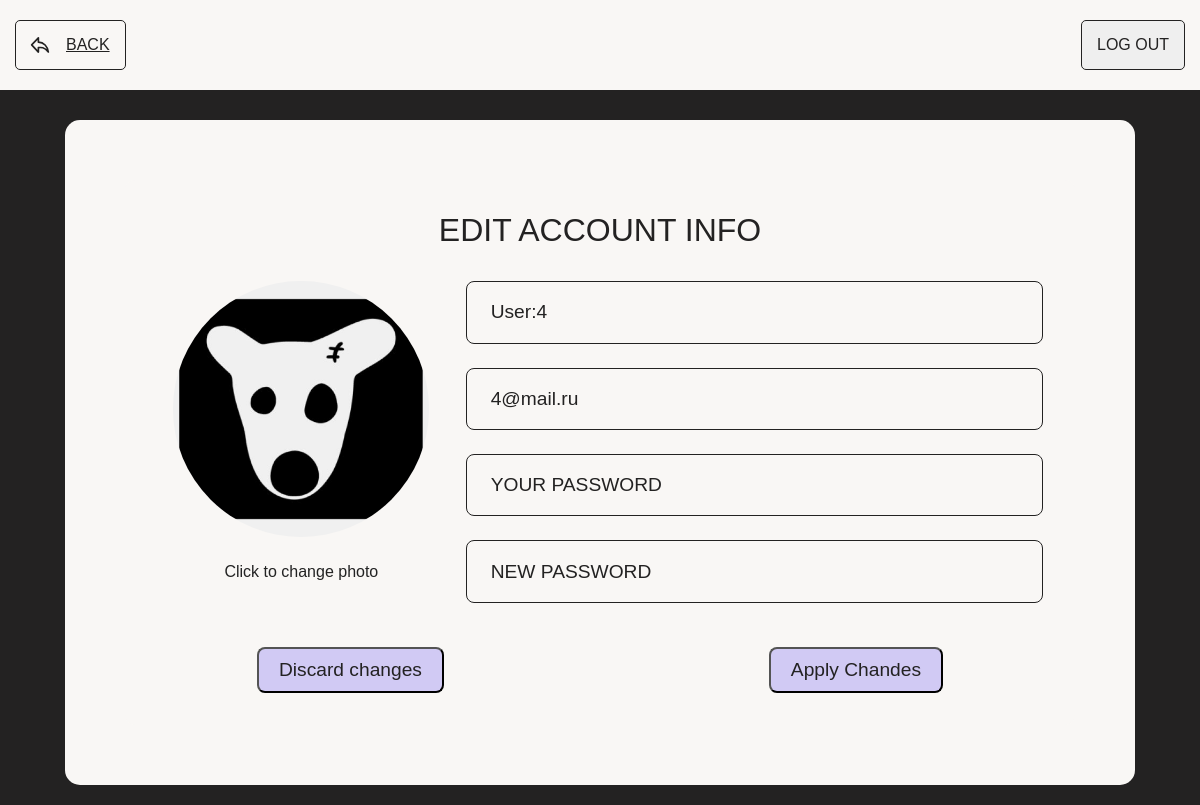
Screenshot of /account/edit (signed in) with the database file from the repository.
### project1/models.py (models this page shows, shortened)
class BaseUser(UserMixin):
    def get_role(self):
        return self.__class__.__name__.lower()

class User(BaseUser, db.Model):
    __tablename__ = 'User'
    id = db.Column(db.Integer, primary_key=True)
    username = db.Column(db.String(20), unique=True, nullable=False)
    email = db.Column(db.String(120), unique=True, nullable=False)
    password_hash = db.Column(db.String(100), nullable=False)
    image_file = db.Column(db.String(20), nullable=False, default='default.jpg')
    date_started = db.Column(db.DateTime)
    date_end = db.Column(db.DateTime)
    lasts = db.Column(db.Integer, default = 5)
    is_blocked = db.Column(db.Boolean(), nullable=False, default=False)

### project1/routes/common.py (the view, shortened to what this page needs)
@common_bp.route('/account/edit', methods = ["GET", "POST"])
@login_required
def edit_account_info():
    form = UpdateAccountForm()
    if request.method == "GET":
        form.email.data = current_user.email
        form.username.data = current_user.username
    return render_template('edit_account.html', title="Изменение данных аккаунта", form = form)

### project1/forms.py (shortened to what this page needs)
class UpdateAccountForm(FlaskForm):
    username = StringField("Username", validators=[
                           DataRequired(), Length(min=2, max=20)],
                          render_kw={"placeholder": "USERNAME", "class": "account-input"})
    email = StringField("Email", validators=[DataRequired(), Email()],
                         render_kw={"placeholder": "EMAIL ADDRESS", "class": "account-input"})
    password = StringField("PASSWORD", validators=[],
                           render_kw={"placeholder": "YOUR PASSWORD", "class": "account-input",
                                      "type" : "password"})
    confirm_password = StringField("CONFIRM PASsWORD", validators=[],
                                  render_kw={"placeholder": "NEW PASSWORD", "class": "account-input",
                                             "type" : "password"})
    submit = SubmitField("Apply Chandes",
                         render_kw={'class': 'account-button'})

### project1/models.py (called while the page is built)
@login_manager.user_loader
def load_user(user_id):
    user_type, _, user_id = user_id.partition(":")
    if user_type == "user":
        return User.query.get(int(user_id))
    elif user_type == "admin":
        return Admin.query.get(int(user_id))
    return None

### project1/templates/edit_account.html (shortened to what this page needs)
    {% block styles%}
    <link rel="stylesheet" href="./../static/edit_account.css">
    {% endblock styles%}
{% extends "layout.html"%}
{% block links %}
<div class="shapka-field">
            <div class="back-logo">
                <img src="./../static/images/back.svg" alt="Back">
            </div>
            <a href = "{{url_for('common.account')}}" <button type="button" class="auth-button">BACK</button></a>
        </div>
      <a href = "{{url_for('common.logout')}}"><button type="button" class="auth-button s1">LOG OUT</button></a>
{% endblock links%}
{%block content%}
<form method="POST" enctype="multipart/form-data">
    <div class="content-container">
        <div class="account-container">
            <div class="account-info">EDIT ACCOUNT INFO</div>
            <div class="account-content">
               <div class="profile-section">
                <div class="profile-photo">
                    <label for="profile-photo-input" class="avatar-upload-label">
                        <img id="avatar-preview" src="{{url_for('static', filename='profile_pics/' + current_user.image_file)}}" alt="Profile Photo">
                        <span class="upload-text">Click to change photo</span>
                    </label>
                 </div>
                </div>
                <div class="info-section">
                    {{form.username}}
                    {{form.email}}
                    {{form.password}}
                    {{form.confirm_password}}
                </div>
                </div>
                <div class="edit-info">
                    <a href = '{{url_for("common.edit_account_info")}}'><button type="button" class="account-button">Discard changes</button></a>
                    {{form.submit}}
                </div>
            </div>
        </div>
</div>
{% endblock content%}

### project1/static/edit_account.css (style rules this page uses)
:root { --primary-color: #232222; --text-color: #f9f7f5; --border-color: #232222; --button-bg: #f9f7f5; --button-text: #232222; --shapka-bg: #f9f7f5; --account-bg: #f9f7f5; }
* { box-sizing: border-box; margin: 0; padding: 0; }
body { font-family: 'Montserrat', sans-serif; background-color: var(--primary-color); color: var(--text-color); min-height: 100vh; display: flex; justify-content: center; align-items: center; }
.shapka-field { display: flex; align-items: center; }
.back-logo { position: absolute; left: 30px; top: 50%; margin: auto; transform: translateY(-50%); z-index: 1; }
.back-logo img { width: 20px; height: 20px; }
.auth-button { padding: 15px 15px 15px 50px; color: var(--button-text); border: 1px solid var(--border-color); border-radius: 5px; font-size: 1rem; font-weight: 500; cursor: pointer; transition: all 0.3s ease; text-align: left; position: relative; }
.content-container { background-color: var(--account-bg); border-radius: 15px; padding: 60px; margin-top: 100px; color: var(--button-text); width: 100%; min-height: 600px; }
.account-container { background-color: var(--account-bg); border-radius: 10px; padding: 2rem; color: #232222; flex: 2; min-width: 950px; }
.account-info { font-size: 2rem; font-weight: 500; margin-bottom: 2rem; text-align: center; }
.account-content { display: flex; gap: 20px; }
.profile-section { flex: 1; display: flex; flex-direction: column; align-items: center; }
.profile-photo { display: flex; flex-direction: column; align-items: center; margin-bottom: 2rem; }
.profile-photo img { width: 256px; height: 256px; border-radius: 50%; object-fit: cover; margin-bottom: 1rem; }
.info-section { flex: 2; display: flex; flex-direction: column; }
.edit-info { margin-top: auto; display: flex; justify-content: space-between; width: 100%; padding-top: 20px; padding-left: 100px; padding-right: 100px; }
.s1 { padding-left: 15px; margin-left: 0; }
.account-button { padding: 10px 20px; color: #232222; background-color: rgb(73, 84, 96, 0.5); border-radius: 8px; font-size: 1.2rem; font-weight: 500; cursor: pointer; transition: all 0.3s ease; min-width: 150px; text-align: center; margin: 0; }
.account-button:last-child { background-color: rgb(169, 158, 244, 0.5); margin-left: 0; }
.account-input { width: 100%; padding: 1.2rem 1.5rem; border: 1px solid var(--border-color); border-radius: 8px; font-size: 1.2rem; margin-bottom: 1.5rem; background-color: var(--account-bg); color: var(--button-text); }
.account-input::placeholder { color: var(--button-text); opacity: 1; }
.profile-photo { position: relative; cursor: pointer; }
.avatar-upload-label { display: flex; flex-direction: column; align-items: center; cursor: pointer; }
.upload-text { margin-top: 10px; color: #232323; font-size: 1rem; transition: color 0.3s ease; }
#avatar-preview { width: 256px; height: 256px; border-radius: 50%; object-fit: cover; transition: all 0.3s ease; }

### project1/static/user.css (style rules this page uses)
:root { --primary-color: #232222; --text-color: #f9f7f5; --border-color: #232222; --button-bg: #f9f7f5; --button-text: #232222; --shapka-bg: #f9f7f5; }
* { box-sizing: border-box; margin: 0; padding: 0; }
body { font-family: 'Montserrat', sans-serif; background-color: var(--primary-color); color: var(--text-color); min-height: 100vh; display: flex; justify-content: center; align-items: center; }
.shapka-field { display: flex; align-items: center; }
.auth-button { padding: 15px 15px 15px 50px; color: var(--button-text); border: 1px solid var(--border-color); border-radius: 5px; font-size: 1rem; font-weight: 500; cursor: pointer; transition: all 0.3s ease; text-align: left; position: relative; }
.s1 { padding-left: 15px; margin-left: 0; }

### rows the page displays
User: image_file (placeholder picture), username "User:4", email "4@mail.ru"
